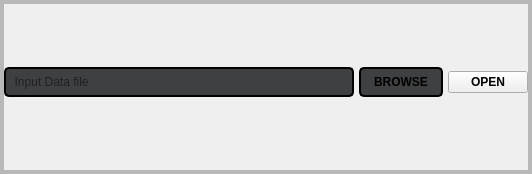
               <widget class="QFrame" name="frame_151">
                <property name="minimumSize">
                 <size>
                  <width>532</width>
                  <height>0</height>
                 </size>
                </property>
                <property name="maximumSize">
                 <size>
                  <width>850</width>
                  <height>16777215</height>
                 </size>
                </property>
                <property name="styleSheet">
                 <string notr="true"/>
                </property>
                <property name="frameShape">
                 <enum>QFrame::StyledPanel</enum>
                </property>
                <property name="frameShadow">
                 <enum>QFrame::Raised</enum>
                </property>
                <layout class="QVBoxLayout" name="verticalLayout_13">
                 <property name="spacing">
                  <number>0</number>
                 </property>
                 <property name="leftMargin">
                  <number>0</number>
                 </property>
                 <property name="topMargin">
                  <number>0</number>
                 </property>
                 <property name="rightMargin">
                  <number>0</number>
                 </property>
                 <property name="bottomMargin">
                  <number>0</number>
                 </property>
                 <item>
                  <widget class="QFrame" name="frame_154">
                   <property name="styleSheet">
                    <string notr="true"/>
                   </property>
                   <property name="frameShape">
                    <enum>QFrame::StyledPanel</enum>
                   </property>
                   <property name="frameShadow">
                    <enum>QFrame::Raised</enum>
                   </property>
                   <layout class="QHBoxLayout" name="horizontalLayout_14">
                    <property name="spacing">
                     <number>0</number>
                    </property>
                    <property name="leftMargin">
                     <number>0</number>
                    </property>
                    <property name="topMargin">
                     <number>0</number>
                    </property>
                    <property name="rightMargin">
                     <number>0</number>
                    </property>
                    <property name="bottomMargin">
                     <number>0</number>
                    </property>
                    <item>
                     <widget class="QFrame" name="frame_158">
                      <property name="styleSheet">
                       <string notr="true"/>
                      </property>
                      <property name="frameShape">
                       <enum>QFrame::StyledPanel</enum>
                      </property>
                      <property name="frameShadow">
                       <enum>QFrame::Raised</enum>
                      </property>
                      <layout class="QGridLayout" name="gridLayout_139">
                       <property name="leftMargin">
                        <number>0</number>
                       </property>
                       <property name="topMargin">
                        <number>0</number>
                       </property>
                       <property name="rightMargin">
                        <number>0</number>
                       </property>
                       <property name="bottomMargin">
                        <number>0</number>
                       </property>
                       <property name="spacing">
                        <number>0</number>
                       </property>
                       <item row="0" column="0">
                        <widget class="QFrame" name="frame_159">
                         <property name="minimumSize">
                          <size>
                           <width>0</width>
                           <height>168</height>
                          </size>
                         </property>
                         <property name="styleSheet">
                          <string notr="true"/>
                         </property>
                         <property name="frameShape">
                          <enum>QFrame::StyledPanel</enum>
                         </property>
                         <property name="frameShadow">
                          <enum>QFrame::Raised</enum>
                         </property>
                         <layout class="QGridLayout" name="gridLayout_140">
                          <property name="leftMargin">
                           <number>0</number>
                          </property>
                          <property name="topMargin">
                           <number>0</number>
                          </property>
                          <property name="rightMargin">
                           <number>0</number>
                          </property>
                          <property name="bottomMargin">
                           <number>10</number>
                          </property>
                          <property name="horizontalSpacing">
                           <number>5</number>
                          </property>
                          <property name="verticalSpacing">
                           <number>0</number>
                          </property>
                          <item row="0" column="0">
                           <widget class="QLineEdit" name="de_filename">
                            <property name="sizePolicy">
                             <sizepolicy hsizetype="Expanding" vsizetype="Maximum">
                              <horstretch>0</horstretch>
                              <verstretch>0</verstretch>
                             </sizepolicy>
                            </property>
                            <property name="toolTip">
                             <string>Input file from Operator</string>
                            </property>
                            <property name="styleSheet">
                             <string notr="true">#de_filename{
background-color: rgba(63,64,66,255);
border-radius:5px;
height:26px;
border:2px solid black;
}
#de_filename:hover{

}
</string>
                            </property>
                            <property name="frame">
                             <bool>true</bool>
                            </property>
                            <property name="readOnly">
                             <bool>true</bool>
                            </property>
                            <property name="placeholderText">
                             <string>  Input Data file</string>
                            </property>
                           </widget>
                          </item>
                          <item row="0" column="1">
                           <widget class="QPushButton" name="de_browse_button">
                            <property name="sizePolicy">
                             <sizepolicy hsizetype="Minimum" vsizetype="Maximum">
                              <horstretch>0</horstretch>
                              <verstretch>0</verstretch>
                             </sizepolicy>
                            </property>
                            <property name="font">
                             <font>
                              <family>Segoe UI</family>
                              <pointsize>9</pointsize>
                              <italic>false</italic>
                              <bold>true</bold>
                             </font>
                            </property>
                            <property name="cursor">
                             <cursorShape>PointingHandCursor</cursorShape>
                            </property>
                            <property name="styleSheet">
                             <string notr="true">#de_browse_button{background-color: rgba(63,64,66,255);
font: 600 9pt &quot;Segoe UI&quot;;
height:26px;
width:80px;
border-radius:5px;
border:2px solid black;
}
#de_browse_button:hover{

background-color:rgba(32,33,36,255);
}</string>
                            </property>
                            <property name="text">
                             <string>BROWSE</string>
                            </property>
                           </widget>
                          </item>
                          <item row="0" column="2">
                           <widget class="QPushButton" name="de_preview_in_file">
                            <property name="sizePolicy">
                             <sizepolicy hsizetype="Minimum" vsizetype="Maximum">
                              <horstretch>0</horstretch>
                              <verstretch>0</verstretch>
                             </sizepolicy>
                            </property>
                            <property name="font">
                             <font>
                              <family>Segoe UI</family>
                              <pointsize>9</pointsize>
                              <italic>false</italic>
                              <bold>true</bold>
                             </font>
                            </property>
                            <property name="cursor">
                             <cursorShape>PointingHandCursor</cursorShape>
                            </property>
                            <property name="styleSheet">
                             <string notr="true">#de_preview_in_file{background-color: rgba(63,64,66,255);
font: 600 9pt &quot;Segoe UI&quot;;
height:26px;
width:80px;
border-radius:5px;
border:2px solid black;
}
#de_preview_in_file:hover{

background-color:rgba(32,33,36,255);
}</string>
                            </property>
                            <property name="text">
                             <string>OPEN</string>
                            </property>
                           </widget>
                          </item>
                         </layout>
                        </widget>
                       </item>
                       <item row="1" column="0">
                        <widget class="QFrame" name="frame_160">
                         <property name="minimumSize">
                          <size>
                           <width>0</width>
                           <height>0</height>
                          </size>
                         </property>
                         <property name="styleSheet">
                          <string notr="true"/>
                         </property>
                         <property name="frameShape">
                          <enum>QFrame::NoFrame</enum>
                         </property>
                         <property name="frameShadow">
                          <enum>QFrame::Sunken</enum>
                         </property>
                         <property name="midLineWidth">
                          <number>0</number>
                         </property>
                        </widget>
                       </item>
                      </layout>
                     </widget>
                    </item>
                   </layout>
                  </widget>
                 </item>
                </layout>
               </widget>
